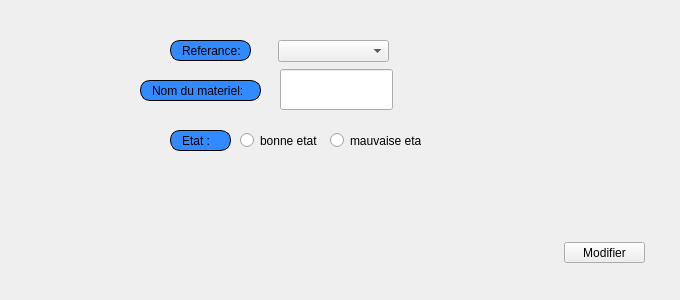
     <widget class="QWidget" name="tab_6">
      <attribute name="title">
       <string>modifier</string>
      </attribute>
      <widget class="QPushButton" name="Modifier_materiel_possession">
       <property name="geometry">
        <rect>
         <x>564</x>
         <y>242</y>
         <width>81</width>
         <height>21</height>
        </rect>
       </property>
       <property name="focusPolicy">
        <enum>Qt::ClickFocus</enum>
       </property>
       <property name="styleSheet">
        <string notr="true">#Modifier_materiel_possession{
font: bold, &quot;Arial&quot;;;     background-color: qlineargradient(x1: 0, y1: 0, x2: 0, y2: 1,
                                       stop: 0 #dadbde, stop: 1 #f6f7fa);
}
#Modifier_materiel_possession:pressed {
font: bold, &quot;Arial&quot;;;     background-color: qlineargradient(x1: 0, y1: 0, x2: 0, y2: 1,
                                       stop: 0 #dadbde, stop: 1 #fff07b);}</string>
       </property>
       <property name="text">
        <string>Modifier</string>
       </property>
       <property name="icon">
        <iconset resource="../gestion_materiaux_logistech/ressource.qrc">
         <normaloff>:/img/B.png</normaloff>:/img/B.png</iconset>
       </property>
      </widget>
      <widget class="QLabel" name="label_4">
       <property name="geometry">
        <rect>
         <x>170</x>
         <y>40</y>
         <width>81</width>
         <height>21</height>
        </rect>
       </property>
       <property name="styleSheet">
        <string notr="true">border: 1px solid black;
border-radius: 10px;
padding: 0 8px;
background: #318aff;
font: bold, &quot;Arial&quot;;;
text-align:center;</string>
       </property>
       <property name="text">
        <string>Referance:</string>
       </property>
      </widget>
      <widget class="QLabel" name="label_5">
       <property name="geometry">
        <rect>
         <x>170</x>
         <y>130</y>
         <width>61</width>
         <height>21</height>
        </rect>
       </property>
       <property name="styleSheet">
        <string notr="true">border: 1px solid black;
border-radius: 10px;
padding: 0 8px;
background: #318aff;
font: bold, &quot;Arial&quot;;;
text-align:center;</string>
       </property>
       <property name="text">
        <string>Etat :</string>
       </property>
      </widget>
      <widget class="QLabel" name="label_6">
       <property name="geometry">
        <rect>
         <x>140</x>
         <y>80</y>
         <width>121</width>
         <height>21</height>
        </rect>
       </property>
       <property name="styleSheet">
        <string notr="true">border: 1px solid black;
border-radius: 10px;
padding: 0 8px;
background: #318aff;
font: bold, &quot;Arial&quot;;;
text-align:center;</string>
       </property>
       <property name="text">
        <string>Nom du materiel:</string>
       </property>
      </widget>
      <widget class="QLineEdit" name="mat_poss_nom_mod">
       <property name="geometry">
        <rect>
         <x>280</x>
         <y>69</y>
         <width>113</width>
         <height>41</height>
        </rect>
       </property>
      </widget>
      <widget class="QRadioButton" name="mat_poss_etat_b_mod">
       <property name="geometry">
        <rect>
         <x>240</x>
         <y>130</y>
         <width>91</width>
         <height>21</height>
        </rect>
       </property>
       <property name="text">
        <string>bonne etat</string>
       </property>
      </widget>
      <widget class="QRadioButton" name="mat_poss_m__mod">
       <property name="geometry">
        <rect>
         <x>330</x>
         <y>130</y>
         <width>91</width>
         <height>21</height>
        </rect>
       </property>
       <property name="text">
        <string>mauvaise etat</string>
       </property>
      </widget>
      <widget class="QComboBox" name="referance_mat_poss_modifier">
       <property name="geometry">
        <rect>
         <x>278</x>
         <y>40</y>
         <width>111</width>
         <height>22</height>
        </rect>
       </property>
      </widget>
      <widget class="QLabel" name="label_32">
       <property name="geometry">
        <rect>
         <x>0</x>
         <y>0</y>
         <width>661</width>
         <height>281</height>
        </rect>
       </property>
       <property name="text">
        <string/>
       </property>
       <property name="pixmap">
        <pixmap>:/images/img/imf.jpg</pixmap>
       </property>
      </widget>
      <widget class="QLabel" name="label_104">
       <property name="geometry">
        <rect>
         <x>-10</x>
         <y>-8</y>
         <width>671</width>
         <height>291</height>
        </rect>
       </property>
       <property name="text">
        <string/>
       </property>
       <property name="pixmap">
        <pixmap resource="../gestion_materiaux_logistech/ressource.qrc">:/img/imf.jpg</pixmap>
       </property>
      </widget>
      <zorder>label_104</zorder>
      <zorder>label_32</zorder>
      <zorder>Modifier_materiel_possession</zorder>
      <zorder>label_4</zorder>
      <zorder>label_5</zorder>
      <zorder>label_6</zorder>
      <zorder>mat_poss_nom_mod</zorder>
      <zorder>mat_poss_etat_b_mod</zorder>
      <zorder>mat_poss_m__mod</zorder>
      <zorder>referance_mat_poss_modifier</zorder>
     </widget>
